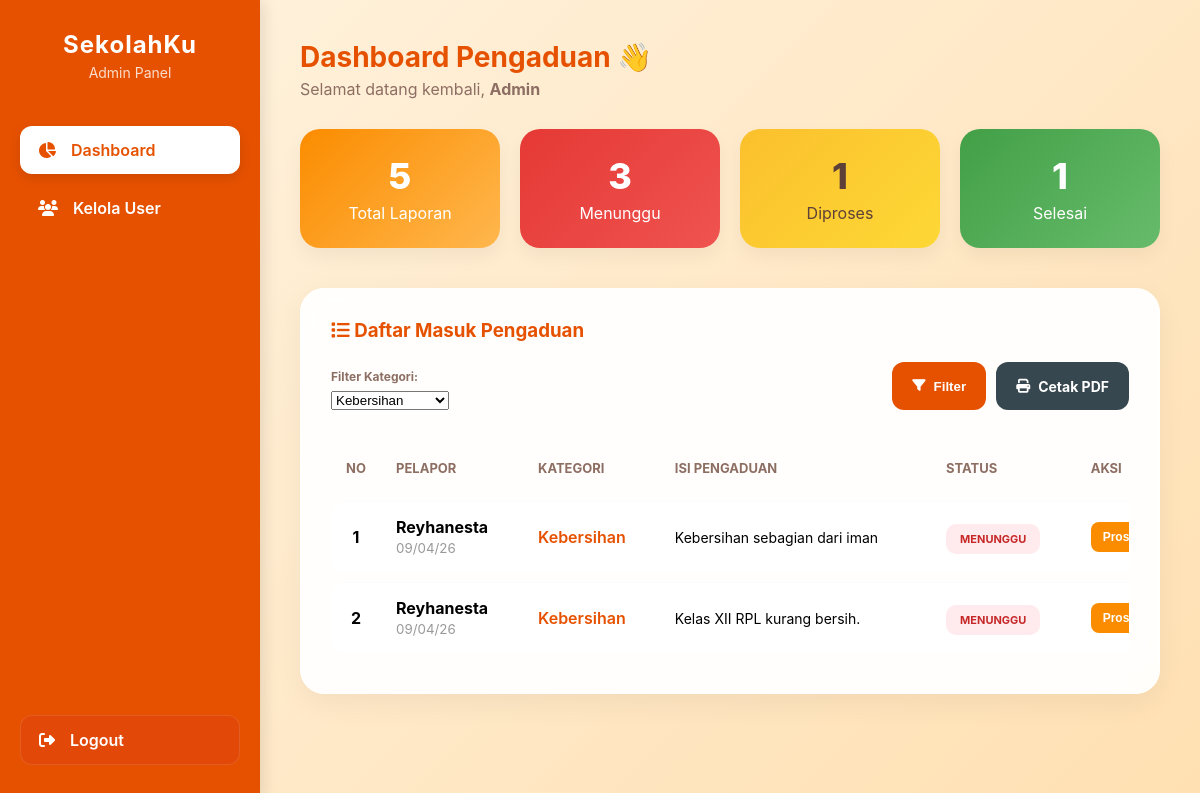
The app's page /admin.php?kategori=Kebersihan (signed in) with its own data.
### tables this page shows
CREATE TABLE `pengaduan` (
  `id` int NOT NULL,
  `user_id` int DEFAULT NULL,
  `kategori` varchar(50) DEFAULT NULL,
  `isi` text,
  `bukti` varchar(255) DEFAULT NULL,
  `tanggal` datetime DEFAULT CURRENT_TIMESTAMP,
  `status` enum('menunggu','diproses','selesai') DEFAULT 'menunggu',
  `feedback` text
);

CREATE TABLE `users` (
  `id` int NOT NULL,
  `nama` varchar(100) DEFAULT NULL,
  `role` enum('siswa','admin') DEFAULT 'siswa',
  `username` varchar(50) DEFAULT NULL,
  `password` varchar(100) DEFAULT NULL
);

### admin.php (the view, shortened to what this page needs)
<?php
include 'koneksi.php';
$total = mysqli_fetch_assoc(mysqli_query($conn, "SELECT COUNT(*) as total FROM pengaduan"));
$menunggu = mysqli_fetch_assoc(mysqli_query($conn, "SELECT COUNT(*) as total FROM pengaduan WHERE status='menunggu'"));
$diproses = mysqli_fetch_assoc(mysqli_query($conn, "SELECT COUNT(*) as total FROM pengaduan WHERE status='diproses'"));
$selesai = mysqli_fetch_assoc(mysqli_query($conn, "SELECT COUNT(*) as total FROM pengaduan WHERE status='selesai'"));
$kategori = $_GET['kategori'] ?? '';
$where_clause = "";
if($kategori != '') {
    $where_clause = " WHERE p.kategori='" . mysqli_real_escape_string($conn, $kategori) . "'";
}
$query = mysqli_query($conn, "
    SELECT p.*, u.nama FROM pengaduan p
    JOIN users u ON u.id = p.user_id
    $where_clause
    ORDER BY p.id DESC
");
?>
<!DOCTYPE html>
<html lang="id">
<head>
    <link rel="stylesheet" href="https://cdnjs.cloudflare.com/ajax/libs/font-awesome/6.4.0/css/all.min.css">
</head>
<body>
<div class="sidebar" id="sidebar">
    <div class="sidebar-header">
        <h2>SekolahKu</h2>
        <p>Admin Panel</p>
    </div>
    <a href="admin.php" class="active"><i class="fas fa-chart-pie"></i> <span>Dashboard</span></a>
    <a href="users.php"><i class="fas fa-users"></i> <span>Kelola User</span></a>
    <a href="logout.php" class="logout"><i class="fas fa-sign-out-alt"></i> <span>Logout</span></a>
</div>
<div class="main">
    <div class="welcome-text">
        <h2>Dashboard Pengaduan 👋</h2>
        <p>Selamat datang kembali, <strong><?= htmlspecialchars($_SESSION['nama']); ?></strong></p>
    </div>
    <div class="dashboard-stats">
        <div class="card-box total"><span><?= $total['total']; ?></span> Total Laporan </div>
        <div class="card-box menunggu"><span><?= $menunggu['total']; ?></span> Menunggu </div>
        <div class="card-box diproses"><span><?= $diproses['total']; ?></span> Diproses </div>
        <div class="card-box selesai"><span><?= $selesai['total']; ?></span> Selesai </div>
    </div>
    <div class="card">
        <h3 style="color: var(--primary-dark); margin: 0 0 20px 0;">
            <i class="fas fa-list"></i> Daftar Masuk Pengaduan
        </h3>
        <form method="GET" class="filter-box">
            <div class="form-group">
                <label style="font-size: 12px; font-weight: bold; color: #8d6e63; display:block; margin-bottom:5px;">Filter Kategori:</label>
                <select name="kategori" class="form-modern">
                    <option <?= $kategori=='Kebersihan'?'selected':'' ?>>Kebersihan</option>
                </select>
            </div>
            <div class="button-group">
                <button type="submit" class="btn-filter">
                    <i class="fas fa-filter"></i> Filter
                </button>
                <a href="cetak.php?kategori=<?= $kategori ?>" target="_blank" class="btn-cetak">
                    <i class="fas fa-print"></i> Cetak PDF
                </a>
            </div>
        </form>
        <div class="table-container">
            <table>
                <thead>
                    <tr>
                        <th width="50">No</th>
                        <th>Pelapor</th>
                        <th>Kategori</th>
                        <th>Isi Pengaduan</th>
                        <th>Status</th>
                        <th>Aksi</th>
                    </tr>
                </thead>
                <tbody>
                    <?php
                    $no = 1;
                    while($d = mysqli_fetch_array($query)){
                        $s = $d['status'];
                        $class = ($s == 'menunggu') ? 'menunggu-badge' : (($s == 'diproses') ? 'diproses-badge' : 'selesai-badge');
                    ?>
                    <tr>
                        <td align="center"><strong><?= $no++; ?></strong></td>
                        <td>
                            <strong><?= htmlspecialchars($d['nama']); ?></strong><br>
                            <small style="color: #999;"><?= date('d/m/y', strtotime($d['tanggal'])); ?></small>
                        </td>
                        <td><span style="font-weight: 600; color: var(--primary-dark);"><?= $d['kategori']; ?></span></td>
                        <td style="font-size: 14px; max-width: 300px;"><?= nl2br(htmlspecialchars($d['isi'])); ?></td>
                        <td><span class="badge <?= $class ?>"><?= $s ?></span></td>
                        <td>
                            <div style="display: flex; gap: 5px;">
                                <form action="update_status.php" method="POST" style="display:inline;">
                                    <?php if($d['status']=='menunggu'){ ?>
                                        <button type="submit" name="status" value="diproses" class="btn-action btn-proses">Proses</button>
                                    <?php } elseif($d['status']=='diproses'){ ?>
                                        <button type="submit" name="status" value="selesai" class="btn-action btn-selesai">Selesai</button>
                                    <?php } ?>
                                </form>
                            </div>
                        </td>
                    </tr>
                    <?php } ?>
                </tbody>
            </table>
        </div>
    </div>
</div>
</body>
</html>

### admin.php (style rules this page uses)
:root { --primary: #ff7043; --primary-dark: #e65100; --secondary: #fb8c00; --success: #43a047; --danger: #e53935; --warning: #fbc02d; --dark-blue: #37474f; --bg: #fff3e0; --sidebar-width: 260px; }
* { box-sizing: border-box; scroll-behavior: smooth; }
body { margin: 0; font-family: 'Inter', 'Segoe UI', Arial, sans-serif; background: linear-gradient(135deg, #fff3e0 0%, #ffe0b2 100%); background-attachment: fixed; min-height: 100vh; }
.sidebar { width: var(--sidebar-width); height: 100vh; position: fixed; background: var(--primary-dark); padding: 30px 20px; color: white; display: flex; flex-direction: column; box-shadow: 4px 0 15px rgba(0,0,0,0.1); z-index: 1000; transition: 0.3s; }
.sidebar-header { margin-bottom: 40px; text-align: center; }
.sidebar-header h2 { margin: 0; font-size: 24px; color: #fff; letter-spacing: 1px; }
.sidebar-header p { margin: 5px 0 0; opacity: 0.8; font-size: 14px; }
.sidebar a { display: flex; align-items: center; color: white; padding: 14px 18px; margin: 5px 0; text-decoration: none; border-radius: 12px; transition: all 0.3s ease; font-weight: 600; gap: 15px; }
.sidebar a.active { background: white; color: var(--primary-dark); box-shadow: 0 4px 12px rgba(0,0,0,0.1); }
.sidebar a.logout { margin-top: auto; background: rgba(211, 47, 47, 0.2); border: 1px solid rgba(255,255,255,0.1); }
.main { margin-left: var(--sidebar-width); padding: 40px; transition: 0.3s; }
.welcome-text h2 { color: var(--primary-dark); margin: 0; font-size: 28px; }
.welcome-text p { color: #8d6e63; margin: 5px 0 30px; }
.dashboard-stats { display: grid; grid-template-columns: repeat(auto-fit, minmax(200px, 1fr)); gap: 20px; margin-bottom: 40px; }
.card-box { padding: 25px; border-radius: 20px; color: white; text-align: center; transition: 0.3s; box-shadow: 0 8px 20px rgba(0,0,0,0.05); }
.card-box span { font-size: 36px; font-weight: 800; display: block; margin-bottom: 5px; }
.total { background: linear-gradient(135deg, #fb8c00, #ffb74d); }
.menunggu { background: linear-gradient(135deg, #e53935, #ef5350); }
.diproses { background: linear-gradient(135deg, #fbc02d, #fdd835); color: #5d4037; }
.selesai { background: linear-gradient(135deg, #43a047, #66bb6a); }
.card { background: rgba(255, 255, 255, 0.95); backdrop-filter: blur(10px); padding: 30px; border-radius: 24px; margin-bottom: 30px; border: 1px solid white; box-shadow: 0 10px 30px rgba(0,0,0,0.05); }
.filter-box { display: flex; gap: 15px; margin-bottom: 25px; align-items: flex-end; flex-wrap: wrap; }
.form-group { flex-grow: 1; min-width: 200px; }
.button-group { display: flex; gap: 10px; }
.btn-filter { background: var(--primary-dark); padding: 12px 20px; border-radius: 12px; border: none; color: white; font-weight: bold; cursor: pointer; transition: 0.3s; height: 48px; display: flex; align-items: center; gap: 8px; }
.btn-cetak { background: var(--dark-blue); padding: 12px 20px; border-radius: 12px; border: none; color: white; font-weight: bold; cursor: pointer; transition: 0.3s; text-decoration: none; height: 48px; display: flex; align-items: center; gap: 8px; font-size: 14px; }
.table-container { overflow-x: auto; }
table { width: 100%; border-collapse: separate; border-spacing: 0 10px; min-width: 900px; }
th { padding: 15px; text-align: left; color: #8d6e63; font-size: 13px; text-transform: uppercase; }
td { padding: 15px; background: white; vertical-align: middle; border-top: 1px solid #fcfcfc; }
tr td:first-child { border-radius: 15px 0 0 15px; }
tr td:last-child { border-radius: 0 15px 15px 0; }
.badge { padding: 8px 14px; border-radius: 10px; font-size: 11px; font-weight: 700; text-transform: uppercase; }
.menunggu-badge { background: #ffebee; color: #c62828; }
.btn-action { padding: 8px 12px; border-radius: 8px; border: none; color: white; font-weight: bold; cursor: pointer; font-size: 12px; transition: 0.2s; text-decoration: none; display: inline-flex; align-items: center; gap: 5px; }
.btn-proses { background: var(--secondary); }

### records on screen
pengaduan: user.nama "Reyhanesta", tanggal "09/04/26", kategori "Kebersihan", isi "Kebersihan sebagian dari iman", status "MENUNGGU", shows "Proses"
pengaduan: user.nama "Reyhanesta", tanggal "09/04/26", kategori "Kebersihan", isi "Kelas XII RPL kurang bersih.", status "MENUNGGU", shows "Proses"

### other values on screen
$_SESSION['nama'] "Admin"
$total['total'] "5"
$menunggu['total'] "3"
$diproses['total'] "1"
$selesai['total'] "1"
